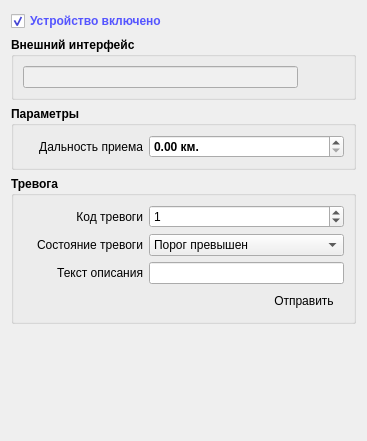
             <widget class="QWidget" name="page">
              <property name="geometry">
               <rect>
                <x>0</x>
                <y>0</y>
                <width>367</width>
                <height>441</height>
               </rect>
              </property>
              <attribute name="label">
               <string>Параметры устройства</string>
              </attribute>
              <layout class="QVBoxLayout" name="verticalLayout_19">
               <item>
                <widget class="QCheckBox" name="checkAISEnabled">
                 <property name="minimumSize">
                  <size>
                   <width>0</width>
                   <height>20</height>
                  </size>
                 </property>
                 <property name="font">
                  <font>
                   <weight>75</weight>
                   <bold>true</bold>
                  </font>
                 </property>
                 <property name="styleSheet">
                  <string notr="true">color: rgb(85, 85, 255);</string>
                 </property>
                 <property name="text">
                  <string>Устройство включено</string>
                 </property>
                 <property name="checked">
                  <bool>true</bool>
                 </property>
                </widget>
               </item>
               <item>
                <widget class="QGroupBox" name="gbInterfaceAIS">
                 <property name="font">
                  <font>
                   <weight>75</weight>
                   <bold>true</bold>
                  </font>
                 </property>
                 <property name="title">
                  <string>Внешний интерфейс</string>
                 </property>
                 <layout class="QHBoxLayout" name="horizontalLayout_11">
                  <item>
                   <widget class="QLineEdit" name="editAISSerialInterface">
                    <property name="font">
                     <font>
                      <weight>50</weight>
                      <bold>false</bold>
                     </font>
                    </property>
                    <property name="styleSheet">
                     <string notr="true">background-color: rgb(240, 240, 240);
color: rgb(0, 0, 127);</string>
                    </property>
                    <property name="readOnly">
                     <bool>true</bool>
                    </property>
                   </widget>
                  </item>
                  <item>
                   <widget class="QPushButton" name="bnAISEditSerialParams">
                    <property name="sizePolicy">
                     <sizepolicy hsizetype="Fixed" vsizetype="Fixed">
                      <horstretch>0</horstretch>
                      <verstretch>0</verstretch>
                     </sizepolicy>
                    </property>
                    <property name="text">
                     <string/>
                    </property>
                    <property name="icon">
                     <iconset resource="res.qrc">
                      <normaloff>:/buttons/Icons/Gears.ico</normaloff>:/buttons/Icons/Gears.ico</iconset>
                    </property>
                    <property name="flat">
                     <bool>true</bool>
                    </property>
                   </widget>
                  </item>
                 </layout>
                </widget>
               </item>
               <item>
                <widget class="QGroupBox" name="gbAISParams">
                 <property name="font">
                  <font>
                   <weight>75</weight>
                   <bold>true</bold>
                  </font>
                 </property>
                 <property name="title">
                  <string>Параметры</string>
                 </property>
                 <layout class="QVBoxLayout" name="verticalLayout_3">
                  <item>
                   <layout class="QHBoxLayout" name="horizontalLayout_4">
                    <item>
                     <widget class="QLabel" name="label_7">
                      <property name="minimumSize">
                       <size>
                        <width>120</width>
                        <height>0</height>
                       </size>
                      </property>
                      <property name="maximumSize">
                       <size>
                        <width>60</width>
                        <height>16777215</height>
                       </size>
                      </property>
                      <property name="font">
                       <font>
                        <weight>50</weight>
                        <bold>false</bold>
                       </font>
                      </property>
                      <property name="text">
                       <string>Дальность приема</string>
                      </property>
                      <property name="alignment">
                       <set>Qt::AlignRight|Qt::AlignTrailing|Qt::AlignVCenter</set>
                      </property>
                     </widget>
                    </item>
                    <item>
                     <widget class="QDoubleSpinBox" name="dspinAISRadius">
                      <property name="suffix">
                       <string> км.</string>
                      </property>
                     </widget>
                    </item>
                   </layout>
                  </item>
                 </layout>
                </widget>
               </item>
               <item>
                <widget class="QGroupBox" name="groupBox_3">
                 <property name="font">
                  <font>
                   <weight>75</weight>
                   <bold>true</bold>
                  </font>
                 </property>
                 <property name="title">
                  <string>Тревога</string>
                 </property>
                 <layout class="QVBoxLayout" name="verticalLayout_9">
                  <item>
                   <layout class="QHBoxLayout" name="horizontalLayout_22">
                    <item>
                     <widget class="QLabel" name="label_25">
                      <property name="minimumSize">
                       <size>
                        <width>120</width>
                        <height>0</height>
                       </size>
                      </property>
                      <property name="maximumSize">
                       <size>
                        <width>60</width>
                        <height>16777215</height>
                       </size>
                      </property>
                      <property name="font">
                       <font>
                        <weight>50</weight>
                        <bold>false</bold>
                       </font>
                      </property>
                      <property name="text">
                       <string>Код тревоги</string>
                      </property>
                      <property name="alignment">
                       <set>Qt::AlignRight|Qt::AlignTrailing|Qt::AlignVCenter</set>
                      </property>
                     </widget>
                    </item>
                    <item>
                     <widget class="QSpinBox" name="spinAISAlarmId">
                      <property name="sizePolicy">
                       <sizepolicy hsizetype="Preferred" vsizetype="Fixed">
                        <horstretch>0</horstretch>
                        <verstretch>0</verstretch>
                       </sizepolicy>
                      </property>
                      <property name="font">
                       <font>
                        <weight>50</weight>
                        <bold>false</bold>
                       </font>
                      </property>
                      <property name="suffix">
                       <string/>
                      </property>
                      <property name="maximum">
                       <number>10000</number>
                      </property>
                      <property name="value">
                       <number>1</number>
                      </property>
                     </widget>
                    </item>
                   </layout>
                  </item>
                  <item>
                   <layout class="QHBoxLayout" name="horizontalLayout_24">
                    <item>
                     <widget class="QLabel" name="label_26">
                      <property name="minimumSize">
                       <size>
                        <width>120</width>
                        <height>0</height>
                       </size>
                      </property>
                      <property name="maximumSize">
                       <size>
                        <width>60</width>
                        <height>16777215</height>
                       </size>
                      </property>
                      <property name="font">
                       <font>
                        <weight>50</weight>
                        <bold>false</bold>
                       </font>
                      </property>
                      <property name="text">
                       <string>Состояние тревоги</string>
                      </property>
                      <property name="alignment">
                       <set>Qt::AlignRight|Qt::AlignTrailing|Qt::AlignVCenter</set>
                      </property>
                     </widget>
                    </item>
                    <item>
                     <widget class="QComboBox" name="cbAISAlarmState">
                      <property name="sizePolicy">
                       <sizepolicy hsizetype="Preferred" vsizetype="Fixed">
                        <horstretch>0</horstretch>
                        <verstretch>0</verstretch>
                       </sizepolicy>
                      </property>
                      <property name="font">
                       <font>
                        <weight>50</weight>
                        <bold>false</bold>
                       </font>
                      </property>
                      <item>
                       <property name="text">
                        <string>Порог превышен</string>
                       </property>
                      </item>
                      <item>
                       <property name="text">
                        <string>Порог не превышен</string>
                       </property>
                      </item>
                     </widget>
                    </item>
                   </layout>
                  </item>
                  <item>
                   <layout class="QHBoxLayout" name="horizontalLayout_28">
                    <item>
                     <widget class="QLabel" name="label_27">
                      <property name="minimumSize">
                       <size>
                        <width>120</width>
                        <height>0</height>
                       </size>
                      </property>
                      <property name="maximumSize">
                       <size>
                        <width>60</width>
                        <height>16777215</height>
                       </size>
                      </property>
                      <property name="font">
                       <font>
                        <weight>50</weight>
                        <bold>false</bold>
                       </font>
                      </property>
                      <property name="text">
                       <string>Текст описания</string>
                      </property>
                      <property name="alignment">
                       <set>Qt::AlignRight|Qt::AlignTrailing|Qt::AlignVCenter</set>
                      </property>
                     </widget>
                    </item>
                    <item>
                     <widget class="QLineEdit" name="editAISAlarmMessageText">
                      <property name="sizePolicy">
                       <sizepolicy hsizetype="Preferred" vsizetype="Fixed">
                        <horstretch>0</horstretch>
                        <verstretch>0</verstretch>
                       </sizepolicy>
                      </property>
                      <property name="font">
                       <font>
                        <weight>50</weight>
                        <bold>false</bold>
                       </font>
                      </property>
                      <property name="readOnly">
                       <bool>false</bool>
                      </property>
                     </widget>
                    </item>
                   </layout>
                  </item>
                  <item>
                   <layout class="QHBoxLayout" name="horizontalLayout_7">
                    <item>
                     <spacer name="horizontalSpacer">
                      <property name="orientation">
                       <enum>Qt::Horizontal</enum>
                      </property>
                      <property name="sizeHint" stdset="0">
                       <size>
                        <width>40</width>
                        <height>20</height>
                       </size>
                      </property>
                     </spacer>
                    </item>
                    <item>
                     <widget class="QPushButton" name="bnAISAlarmSend">
                      <property name="sizePolicy">
                       <sizepolicy hsizetype="Preferred" vsizetype="Fixed">
                        <horstretch>0</horstretch>
                        <verstretch>0</verstretch>
                       </sizepolicy>
                      </property>
                      <property name="font">
                       <font>
                        <weight>50</weight>
                        <bold>false</bold>
                       </font>
                      </property>
                      <property name="text">
                       <string>Отправить</string>
                      </property>
                      <property name="icon">
                       <iconset resource="res.qrc">
                        <normaloff>:/alarm/Icons/bell.png</normaloff>:/alarm/Icons/bell.png</iconset>
                      </property>
                      <property name="flat">
                       <bool>true</bool>
                      </property>
                     </widget>
                    </item>
                   </layout>
                  </item>
                 </layout>
                </widget>
               </item>
               <item>
                <spacer name="verticalSpacer">
                 <property name="orientation">
                  <enum>Qt::Vertical</enum>
                 </property>
                 <property name="sizeHint" stdset="0">
                  <size>
                   <width>20</width>
                   <height>173</height>
                  </size>
                 </property>
                </spacer>
               </item>
              </layout>
             </widget>
